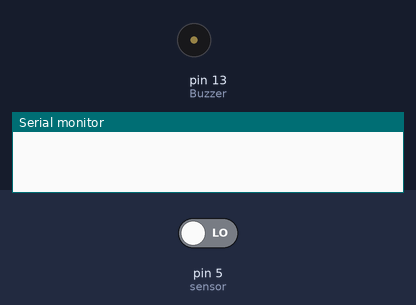
A sketch run on a simulated Arduino Uno, built with avr-gcc and run on an emulated ATmega328P. On the bench: buzzer (waves = sounding, pin HIGH), the last lines printed to the serial monitor. The inputs (shaded band) are chosen by the test bench; at power-on: pin 5 (sensor) LOW.

Above: at 1.2 s.
1.3 s: pin 5 (sensor) driven HIGH
At 2.4 s:
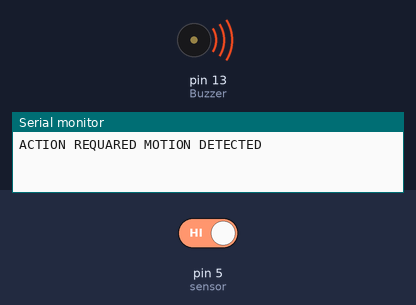
2.8 s: pin 5 (sensor) driven LOW
At 3.6 s:
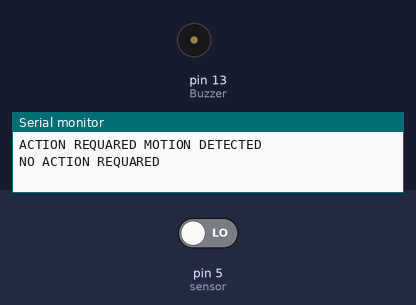
Timing chart, 0 to 5.8 s (numbered marks = the images above; inputs shaded):
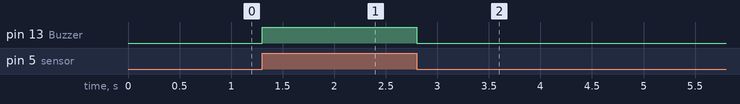

Measured:
- after the input at 1.3 s, pin 13 (Buzzer): LOW → HIGH at once
- after the input at 2.8 s, pin 13 (Buzzer): HIGH → LOW at once

The sketch:

PIRSensorWithLED.ino
```cpp
int Buzzer = 13; // Buzzer pin
int sensor = 5; // Sensor oin
int state = LOW;
int val = 0;
void setup() {
  pinMode(Buzzer, OUTPUT);
  pinMode(sensor, INPUT);
  Serial.begin(9600);
}
void loop(){
  val = digitalRead(sensor);
  if (val == HIGH) {
    digitalWrite(Buzzer, HIGH);
    delay(100);
    if (state == LOW) {
      Serial.println("ACTION REQUARED MOTION DETECTED");
      state = HIGH;
    }
  }
  else {
    digitalWrite(Buzzer, LOW);
    delay(20);
    if (state == HIGH){
      Serial.println("NO ACTION REQUARED");
      state = LOW;
    }
  }
}
```
